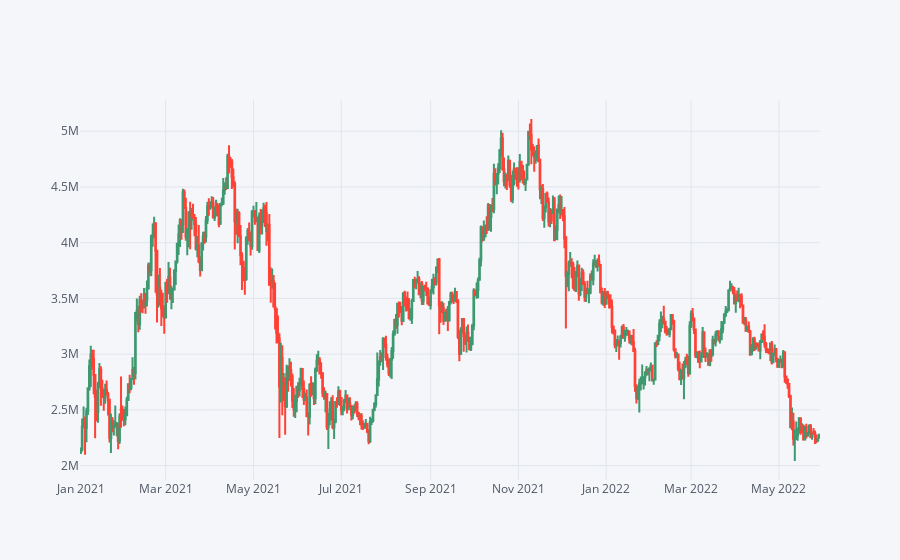

The code cell stored with this chart in its notebook:
### Code cell
df0 = df[['Open','High','Low','Close']].loc['2021-01-01':'2023-01-01']
df0.iplot(kind='candle')

### Figure 1 — Plotly figure (JSON) as saved in the notebook; plotly's stock layout.template omitted (floating-point values rounded to 4 significant figures; data arrays with more than 128 entries replaced by an {"elided": "..."} marker saying what was removed)
{"data": [{"close": {"elided": "514 float values"}, "high": {"elided": "514 float values"}, "low": {"elided": "514 float values"}, "open": {"elided": "514 float values"}, "showlegend": false, "type": "candlestick", "x": {"elided": "514 str values"}, "yaxis": "y2"}], "layout": {"legend": {"bgcolor": "#F5F6F9", "font": {"color": "#4D5663"}}, "paper_bgcolor": "#F5F6F9", "plot_bgcolor": "#F5F6F9", "title": {"font": {"color": "#4D5663"}}, "xaxis": {"gridcolor": "#E1E5ED", "rangeslider": {"visible": false}, "showgrid": true, "tickfont": {"color": "#4D5663"}, "title": {"font": {"color": "#4D5663"}, "text": ""}, "zerolinecolor": "#E1E5ED"}, "yaxis": {"gridcolor": "#E1E5ED", "showgrid": true, "showticklabels": false, "tickfont": {"color": "#4D5663"}, "title": {"font": {"color": "#4D5663"}, "text": ""}, "zerolinecolor": "#E1E5ED"}, "yaxis2": {"gridcolor": "#E1E5ED", "showgrid": true, "tickfont": {"color": "#4D5663"}, "title": {"font": {"color": "#4D5663"}, "text": ""}, "zerolinecolor": "#E1E5ED"}}}
